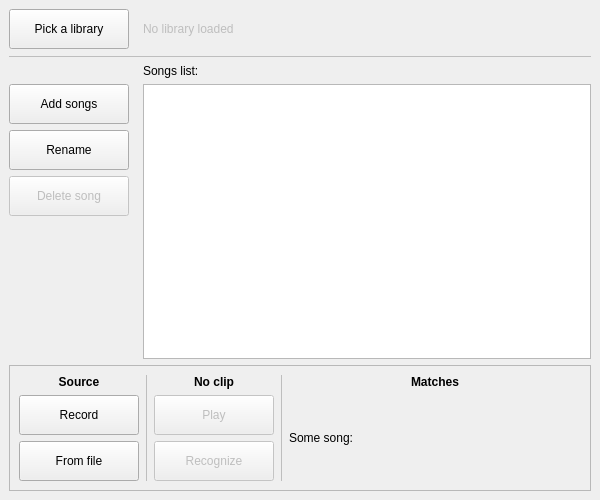
<?xml version="1.0" encoding="UTF-8"?>
<ui version="4.0">
 <class>MainWindow</class>
 <widget class="QMainWindow" name="MainWindow">
  <property name="geometry">
   <rect>
    <x>0</x>
    <y>0</y>
    <width>600</width>
    <height>500</height>
   </rect>
  </property>
  <property name="windowTitle">
   <string>Pyaacrl demo</string>
  </property>
  <widget class="QWidget" name="centralwidget">
   <property name="minimumSize">
    <size>
     <width>400</width>
     <height>400</height>
    </size>
   </property>
   <layout class="QGridLayout" name="gridLayout" rowstretch="0,0,0,0" columnstretch="0">
    <item row="3" column="0">
     <layout class="QGridLayout" name="layout_main" rowstretch="0,0,0,0,0,0,0,0">
      <item row="3" column="0">
       <widget class="QPushButton" name="button_add_songs">
        <property name="sizePolicy">
         <sizepolicy hsizetype="Fixed" vsizetype="Fixed">
          <horstretch>0</horstretch>
          <verstretch>0</verstretch>
         </sizepolicy>
        </property>
        <property name="minimumSize">
         <size>
          <width>120</width>
          <height>40</height>
         </size>
        </property>
        <property name="text">
         <string>Add songs</string>
        </property>
       </widget>
      </item>
      <item row="6" column="0">
       <spacer name="spacer_to_stretch_songs_list">
        <property name="orientation">
         <enum>Qt::Vertical</enum>
        </property>
        <property name="sizeHint" stdset="0">
         <size>
          <width>20</width>
          <height>0</height>
         </size>
        </property>
       </spacer>
      </item>
      <item row="2" column="2" colspan="2">
       <widget class="QLabel" name="label_list_header">
        <property name="sizePolicy">
         <sizepolicy hsizetype="Preferred" vsizetype="Fixed">
          <horstretch>1</horstretch>
          <verstretch>0</verstretch>
         </sizepolicy>
        </property>
        <property name="minimumSize">
         <size>
          <width>0</width>
          <height>0</height>
         </size>
        </property>
        <property name="font">
         <font>
          <weight>50</weight>
          <bold>false</bold>
         </font>
        </property>
        <property name="text">
         <string>Songs list:</string>
        </property>
       </widget>
      </item>
      <item row="1" column="0" colspan="4">
       <widget class="Line" name="line_below_library">
        <property name="enabled">
         <bool>false</bool>
        </property>
        <property name="frameShadow">
         <enum>QFrame::Plain</enum>
        </property>
        <property name="orientation">
         <enum>Qt::Horizontal</enum>
        </property>
       </widget>
      </item>
      <item row="0" column="2" colspan="2">
       <widget class="QLabel" name="label_library_path">
        <property name="enabled">
         <bool>false</bool>
        </property>
        <property name="sizePolicy">
         <sizepolicy hsizetype="Expanding" vsizetype="Minimum">
          <horstretch>1</horstretch>
          <verstretch>0</verstretch>
         </sizepolicy>
        </property>
        <property name="minimumSize">
         <size>
          <width>0</width>
          <height>40</height>
         </size>
        </property>
        <property name="text">
         <string>No library loaded</string>
        </property>
        <property name="alignment">
         <set>Qt::AlignLeading|Qt::AlignLeft|Qt::AlignVCenter</set>
        </property>
       </widget>
      </item>
      <item row="5" column="0">
       <widget class="QPushButton" name="button_delete_song">
        <property name="enabled">
         <bool>false</bool>
        </property>
        <property name="sizePolicy">
         <sizepolicy hsizetype="Fixed" vsizetype="Fixed">
          <horstretch>0</horstretch>
          <verstretch>0</verstretch>
         </sizepolicy>
        </property>
        <property name="minimumSize">
         <size>
          <width>120</width>
          <height>40</height>
         </size>
        </property>
        <property name="text">
         <string>Delete song</string>
        </property>
       </widget>
      </item>
      <item row="6" column="1">
       <spacer name="spacer_to_simulate_line">
        <property name="orientation">
         <enum>Qt::Horizontal</enum>
        </property>
        <property name="sizeType">
         <enum>QSizePolicy::Fixed</enum>
        </property>
        <property name="sizeHint" stdset="0">
         <size>
          <width>2</width>
          <height>20</height>
         </size>
        </property>
       </spacer>
      </item>
      <item row="3" column="2" rowspan="4" colspan="2">
       <widget class="QListWidget" name="list_songs">
        <property name="sizePolicy">
         <sizepolicy hsizetype="Expanding" vsizetype="Expanding">
          <horstretch>1</horstretch>
          <verstretch>0</verstretch>
         </sizepolicy>
        </property>
        <property name="alternatingRowColors">
         <bool>true</bool>
        </property>
        <property name="spacing">
         <number>1</number>
        </property>
        <property name="viewMode">
         <enum>QListView::ListMode</enum>
        </property>
        <property name="sortingEnabled">
         <bool>false</bool>
        </property>
       </widget>
      </item>
      <item row="7" column="0" colspan="4">
       <widget class="QFrame" name="frame_results">
        <property name="minimumSize">
         <size>
          <width>100</width>
          <height>20</height>
         </size>
        </property>
        <property name="frameShape">
         <enum>QFrame::StyledPanel</enum>
        </property>
        <property name="frameShadow">
         <enum>QFrame::Raised</enum>
        </property>
        <layout class="QGridLayout" name="gridLayout_3">
         <item row="4" column="0">
          <widget class="QPushButton" name="button_from_file">
           <property name="sizePolicy">
            <sizepolicy hsizetype="Fixed" vsizetype="Fixed">
             <horstretch>0</horstretch>
             <verstretch>0</verstretch>
            </sizepolicy>
           </property>
           <property name="minimumSize">
            <size>
             <width>120</width>
             <height>40</height>
            </size>
           </property>
           <property name="text">
            <string>From file</string>
           </property>
          </widget>
         </item>
         <item row="2" column="0">
          <widget class="QLabel" name="label_source">
           <property name="font">
            <font>
             <weight>75</weight>
             <bold>true</bold>
            </font>
           </property>
           <property name="text">
            <string>Source</string>
           </property>
           <property name="alignment">
            <set>Qt::AlignCenter</set>
           </property>
          </widget>
         </item>
         <item row="2" column="4">
          <widget class="QLabel" name="label_matches_header">
           <property name="sizePolicy">
            <sizepolicy hsizetype="Preferred" vsizetype="Preferred">
             <horstretch>1</horstretch>
             <verstretch>0</verstretch>
            </sizepolicy>
           </property>
           <property name="font">
            <font>
             <weight>75</weight>
             <bold>true</bold>
            </font>
           </property>
           <property name="text">
            <string>Matches</string>
           </property>
           <property name="alignment">
            <set>Qt::AlignCenter</set>
           </property>
          </widget>
         </item>
         <item row="3" column="2">
          <widget class="QPushButton" name="button_play">
           <property name="enabled">
            <bool>false</bool>
           </property>
           <property name="sizePolicy">
            <sizepolicy hsizetype="Fixed" vsizetype="Fixed">
             <horstretch>0</horstretch>
             <verstretch>0</verstretch>
            </sizepolicy>
           </property>
           <property name="minimumSize">
            <size>
             <width>120</width>
             <height>40</height>
            </size>
           </property>
           <property name="text">
            <string>Play</string>
           </property>
           <property name="icon">
            <iconset>
             <normaloff>play.png</normaloff>play.png</iconset>
           </property>
          </widget>
         </item>
         <item row="3" column="0">
          <widget class="QPushButton" name="button_record">
           <property name="sizePolicy">
            <sizepolicy hsizetype="Fixed" vsizetype="Fixed">
             <horstretch>0</horstretch>
             <verstretch>0</verstretch>
            </sizepolicy>
           </property>
           <property name="minimumSize">
            <size>
             <width>120</width>
             <height>40</height>
            </size>
           </property>
           <property name="text">
            <string>Record</string>
           </property>
           <property name="icon">
            <iconset>
             <normaloff>record.png</normaloff>record.png</iconset>
           </property>
          </widget>
         </item>
         <item row="4" column="2">
          <widget class="QPushButton" name="button_recognize">
           <property name="enabled">
            <bool>false</bool>
           </property>
           <property name="sizePolicy">
            <sizepolicy hsizetype="Fixed" vsizetype="Fixed">
             <horstretch>0</horstretch>
             <verstretch>0</verstretch>
            </sizepolicy>
           </property>
           <property name="minimumSize">
            <size>
             <width>120</width>
             <height>40</height>
            </size>
           </property>
           <property name="text">
            <string>Recognize</string>
           </property>
          </widget>
         </item>
         <item row="2" column="2">
          <widget class="QLabel" name="label_clip_status">
           <property name="sizePolicy">
            <sizepolicy hsizetype="Fixed" vsizetype="Fixed">
             <horstretch>0</horstretch>
             <verstretch>0</verstretch>
            </sizepolicy>
           </property>
           <property name="minimumSize">
            <size>
             <width>120</width>
             <height>0</height>
            </size>
           </property>
           <property name="font">
            <font>
             <weight>75</weight>
             <bold>true</bold>
            </font>
           </property>
           <property name="text">
            <string>No clip</string>
           </property>
           <property name="alignment">
            <set>Qt::AlignCenter</set>
           </property>
          </widget>
         </item>
         <item row="2" column="1" rowspan="3">
          <widget class="Line" name="line_results_1">
           <property name="enabled">
            <bool>false</bool>
           </property>
           <property name="frameShadow">
            <enum>QFrame::Plain</enum>
           </property>
           <property name="lineWidth">
            <number>1</number>
           </property>
           <property name="orientation">
            <enum>Qt::Vertical</enum>
           </property>
          </widget>
         </item>
         <item row="2" column="3" rowspan="3">
          <widget class="Line" name="line_results_2">
           <property name="enabled">
            <bool>false</bool>
           </property>
           <property name="frameShadow">
            <enum>QFrame::Plain</enum>
           </property>
           <property name="orientation">
            <enum>Qt::Vertical</enum>
           </property>
          </widget>
         </item>
         <item row="3" column="4" rowspan="2">
          <widget class="QLabel" name="label_matches_result">
           <property name="sizePolicy">
            <sizepolicy hsizetype="Preferred" vsizetype="Preferred">
             <horstretch>1</horstretch>
             <verstretch>0</verstretch>
            </sizepolicy>
           </property>
           <property name="text">
            <string>Some song: </string>
           </property>
          </widget>
         </item>
        </layout>
       </widget>
      </item>
      <item row="0" column="0" alignment="Qt::AlignTop">
       <widget class="QPushButton" name="button_pick_library">
        <property name="sizePolicy">
         <sizepolicy hsizetype="Fixed" vsizetype="Fixed">
          <horstretch>0</horstretch>
          <verstretch>0</verstretch>
         </sizepolicy>
        </property>
        <property name="minimumSize">
         <size>
          <width>120</width>
          <height>40</height>
         </size>
        </property>
        <property name="text">
         <string>Pick a library</string>
        </property>
       </widget>
      </item>
      <item row="4" column="0" alignment="Qt::AlignLeft">
       <widget class="QPushButton" name="button_rename">
        <property name="sizePolicy">
         <sizepolicy hsizetype="Fixed" vsizetype="Fixed">
          <horstretch>0</horstretch>
          <verstretch>0</verstretch>
         </sizepolicy>
        </property>
        <property name="minimumSize">
         <size>
          <width>120</width>
          <height>40</height>
         </size>
        </property>
        <property name="text">
         <string>Rename</string>
        </property>
       </widget>
      </item>
     </layout>
    </item>
   </layout>
  </widget>
 </widget>
 <resources/>
 <connections/>
</ui>
